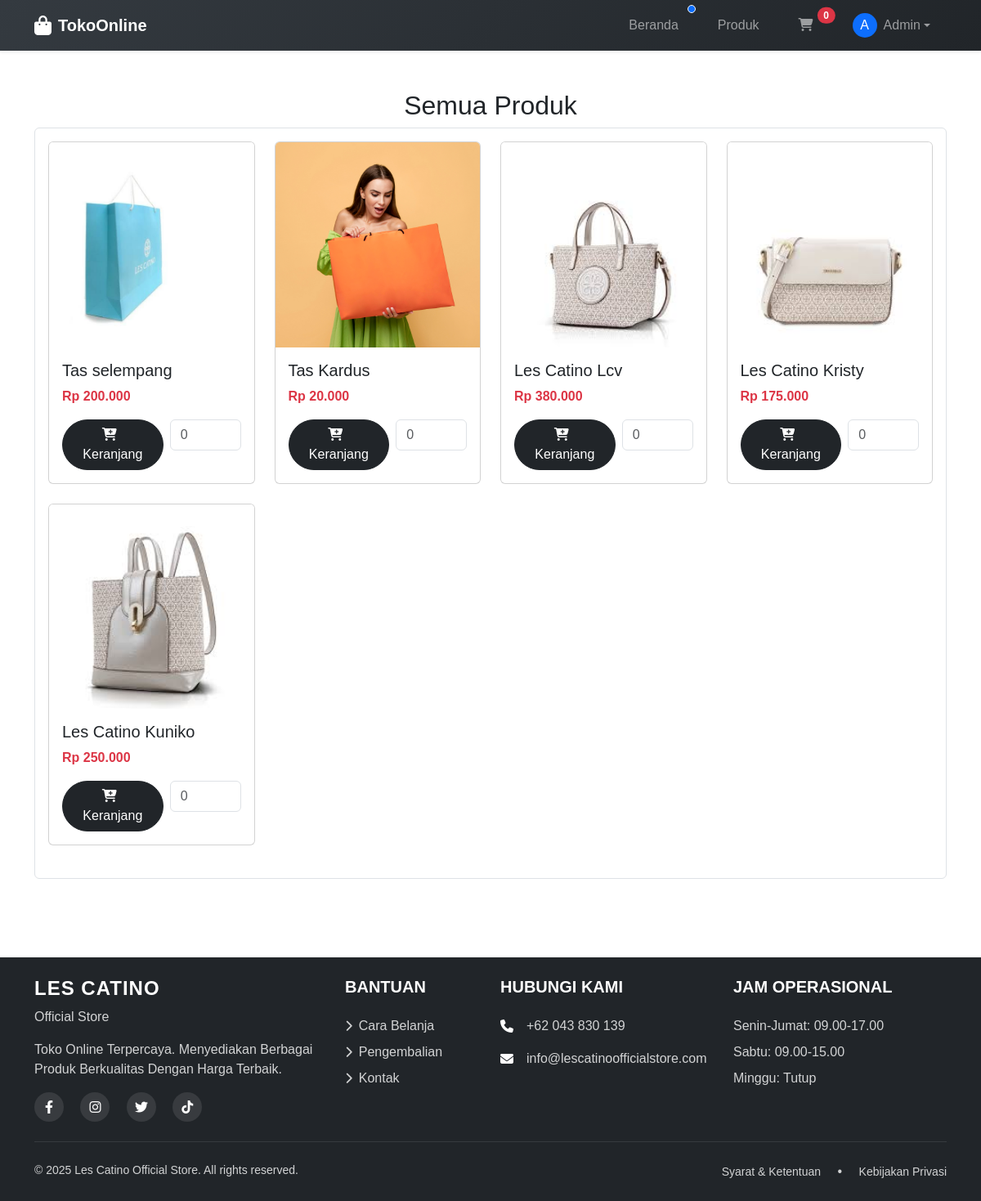
/pages/products.php (signed in), run on the app's committed database.
### tables this page shows
CREATE TABLE `products` (
  `id` int NOT NULL,
  `name` varchar(255) DEFAULT NULL,
  `price` decimal(10,2) DEFAULT NULL,
  `description` text,
  `stock` int DEFAULT NULL,
  `category_id` int DEFAULT NULL,
  `image` varchar(255) DEFAULT NULL,
  `created_at` timestamp NOT NULL DEFAULT CURRENT_TIMESTAMP
);

### pages/products.php (the view, shortened to what this page needs)
<?php
require_once '../includes/config.php';
$products = $conn->query("SELECT * FROM products ORDER BY created_at DESC");
$cart = mysqli_query($conn, "SELECT * FROM keranjang WHERE user_id = {$_SESSION['user_id']}");
?>
<!DOCTYPE html>
<html lang="id">
<head>
    <link href="https://cdn.jsdelivr.net/npm/bootstrap@5.3.0/dist/css/bootstrap.min.css" rel="stylesheet">
    <link rel="stylesheet" href="assets/css/style.css">
    <link rel="stylesheet" href="https://cdnjs.cloudflare.com/ajax/libs/font-awesome/6.4.0/css/all.min.css">
</head>
<body>
    <nav class="navbar navbar-expand-lg navbar-dark bg-dark shadow-sm">
        <div class="container">
            <a class="navbar-brand fw-bold d-flex align-items-center" href="../">
                <i class="fas fa-shopping-bag me-2"></i>
                <span>TokoOnline</span>
            </a>
            <div class="collapse navbar-collapse" id="navbarNav">
                <ul class="navbar-nav ms-auto align-items-lg-center">
                    <li class="nav-item mx-lg-1">
                        <a class="nav-link position-relative px-3 py-2 rounded" href="../">
                            Beranda
                            <span class="position-absolute top-0 start-100 translate-middle p-1 bg-primary border border-light rounded-circle">
                            </span>
                        </a>
                    </li>
                    <li class="nav-item mx-lg-1">
                        <a class="nav-link px-3 py-2 rounded" href="#">
                            Produk
                        </a>
                    </li>
                    <li class="nav-item mx-lg-1 position-relative">
                        <a class="nav-link px-3 py-2 rounded" href="../cart">
                            <i class="fas fa-shopping-cart"></i>
                            <span id="cart-count" class="position-absolute top-1 start-100 translate-middle badge rounded-pill bg-danger">
                                <?= mysqli_num_rows($cart) ?? 0 ?>
                            </span>
                        </a>
                    </li>
                    <?php if (isset($_SESSION['user_id'])): ?>
                        <li class="nav-item dropdown mx-lg-1">
                            <a class="nav-link dropdown-toggle px-3 py-2 rounded d-flex align-items-center" href="#" role="button" data-bs-toggle="dropdown">
                                <div class="me-2 d-none d-lg-inline-flex align-items-center justify-content-center bg-primary rounded-circle" style="width: 30px; height: 30px;">
                                    <span class="text-white"><?= substr($_SESSION['name'], 0, 1) ?></span>
                                </div>
                                <?= $_SESSION['name'] ?>
                            </a>
                        </li>
                    <?php endif; ?>
                </ul>
            </div>
        </div>
    </nav>
    <div class="toast-container position-fixed bottom-0 end-0 p-3">
    </div>
    <div class="container">
        <h2 class="mt-5 text-center">Semua Produk</h2>
        <div class="border p-3 rounded mb-5">
            <div class="row">
                <?php
                $products->data_seek(0);
                while ($product = $products->fetch_assoc()): ?>
                    <div class="col-lg-3 col-md-6 mb-4">
                        <div class="card h-100 product-card">
                            <img src="../assets/images/products/<?= $product['image'] ?>" class="card-img-top" alt="<?= $product['name'] ?>">
                            <div class="card-body">
                                <h5 class="card-title"><?= $product['name'] ?></h5>
                                <p class="card-text text-danger fw-bold">Rp <?= number_format($product['price'], 0, ',', '.') ?></p>
                                <form action="../cart/add_cart.php" method="post" class="d-flex align-items-start gap-2">
                                    <button class="btn btn-dark add-to-cart rounded-pill flex-grow-1" data-id="<?= $product['id'] ?>">
                                        <i class="fas fa-cart-plus me-2"></i>Keranjang
                                    </button>
                                    <div class="d-flex flex-column" style="width: 88px;">
                                        <div class="input-group">
                                            <input type="number" id="jumlah" name="jumlah" class="form-control" placeholder="0" required>
                                        </div>
                                    </div>
                                </form>
                            </div>
                        </div>
                    </div>
                <?php endwhile; ?>
            </div>
        </div>
    </div>
    <?php include '../includes/footer.php'; ?>

### includes/footer.php (shortened to what this page needs)
<!DOCTYPE html>
<html lang="en">
<head>
  <link href="https://cdn.jsdelivr.net/npm/bootstrap@5.3.0/dist/css/bootstrap.min.css" rel="stylesheet">
  <link rel="stylesheet" href="https://cdnjs.cloudflare.com/ajax/libs/font-awesome/6.4.0/css/all.min.css">
</head>
<body>
  <main class="flex-shrink-0">
    <div class="container py-4">
    </div>
  </main>
  <footer class="bg-dark text-light mt-auto">
    <div class="container py-4">
      <div class="row g-4">
        <div class="col-lg-4 col-md-6">
          <div class="footer-brand mb-3">
            <h4 class="text-uppercase fw-bold text-white">Les Catino</h4>
            <span class="text-white-50">Official Store</span>
          </div>
          <p class="text-white-50">Toko Online Terpercaya. Menyediakan Berbagai Produk Berkualitas Dengan Harga Terbaik.</p>
          <div class="social-icons mt-3">
            <a href="#" class="text-white me-3"><i class="fab fa-facebook-f"></i></a>
            <a href="#" class="text-white me-3"><i class="fab fa-instagram"></i></a>
            <a href="#" class="text-white me-3"><i class="fab fa-twitter"></i></a>
            <a href="#" class="text-white"><i class="fab fa-tiktok"></i></a>
          </div>
        </div>
        <div class="col-lg-2 col-md-6">
          <h5 class="text-uppercase fw-bold mb-4 text-white">Bantuan</h5>
          <ul class="list-unstyled">
            <li class="mb-2"><a href="#" class="text-white-50 text-decoration-none hover-text-white"><i class="fas fa-chevron-right me-2 small text-white-50"></i>Cara Belanja</a></li>
            <li class="mb-2"><a href="#" class="text-white-50 text-decoration-none hover-text-white"><i class="fas fa-chevron-right me-2 small text-white-50"></i>Pengembalian</a></li>
            <li class="mb-2"><a href="#" class="text-white-50 text-decoration-none hover-text-white"><i class="fas fa-chevron-right me-2 small text-white-50"></i>Kontak</a></li>
          </ul>
        </div>
        <div class="col-lg-3 col-md-6">
          <h5 class="text-uppercase fw-bold mb-4 text-white">Hubungi Kami</h5>
          <ul class="list-unstyled text-white-50">
            <li class="mb-3 d-flex align-items-center">
              <i class="fas fa-phone me-3 text-white"></i>
              <span>+62 043 830 139</span>
            </li>
            <li class="mb-3 d-flex align-items-center">
              <i class="fas fa-envelope me-3 text-white"></i>
              <span>info@lescatinoofficialstore.com</span>
            </li>
          </ul>
        </div>
        <div class="col-lg-3 col-md-6">
          <h5 class="text-uppercase fw-bold mb-4 text-white">Jam Operasional</h5>
          <ul class="list-unstyled text-white-50">
            <li class="mb-2">Senin-Jumat: 09.00-17.00</li>
            <li class="mb-2">Sabtu: 09.00-15.00</li>
            <li>Minggu: Tutup</li>
          </ul>
        </div>
      </div>
      <hr class="my-4 bg-secondary">
      <div class="row">
        <div class="col-md-6 text-center text-md-start">
          <p class="small text-white-50 mb-0">&copy; 2025 Les Catino Official Store. All rights reserved.</p>
        </div>
        <div class="col-md-6 text-center text-md-end">
          <ul class="list-inline mb-0">
            <li class="list-inline-item"><a href="#" class="text-white-50 small hover-text-white">Syarat & Ketentuan</a></li>
            <li class="list-inline-item"><span class="text-white-50 mx-2">•</span></li>
            <li class="list-inline-item"><a href="#" class="text-white-50 small hover-text-white">Kebijakan Privasi</a></li>
          </ul>
        </div>
      </div>
    </div>
  </footer>
</body>
</html>

### pages/products.php (style rules this page uses)
* { font-family: 'Lucida Sans', 'Lucida Sans Regular', 'Lucida Grande', 'Lucida Sans Unicode', Geneva, Verdana, sans-serif; }
.navbar { padding: 0.5rem 0; background: linear-gradient(135deg, #343a40 0%, #212529 100%); }
.nav-link { transition: all 0.3s ease; position: relative; }
.nav-link.rounded { border-radius: 50px !important; }
.navbar-brand i { font-size: 1.5rem; }
@media (min-width: 992px) { .navbar-nav { gap: 0.5rem; } }

### includes/footer.php (style rules this page uses)
html, body { height: 100%; margin: 0; }
body { display: flex; flex-direction: column; }
main { flex: 1; }
.text-white-50 { color: rgba(255, 255, 255, 0.8) !important; }
.footer-brand h4 { letter-spacing: 1px; }
.social-icons a { display: inline-flex; align-items: center; justify-content: center; width: 36px; height: 36px; background-color: rgba(255, 255, 255, 0.1); border-radius: 50%; transition: all 0.3s ease; }
footer a { text-decoration: none; }
footer hr { opacity: 0.1; }

### data on the page
products: image (picture), name "Tas selempang", price "200.000"
products: image (picture), name "Tas Kardus", price "20.000"
products: image (picture), name "Les Catino Lcv", price "380.000"
products: image (picture), name "Les Catino Kristy", price "175.000"
products: image (picture), name "Les Catino Kuniko", price "250.000"

### other printed values
mysqli_num_rows($cart) "0"
substr($_SESSION['name'], 0, 1) "A"
$_SESSION['name'] "Admin"
